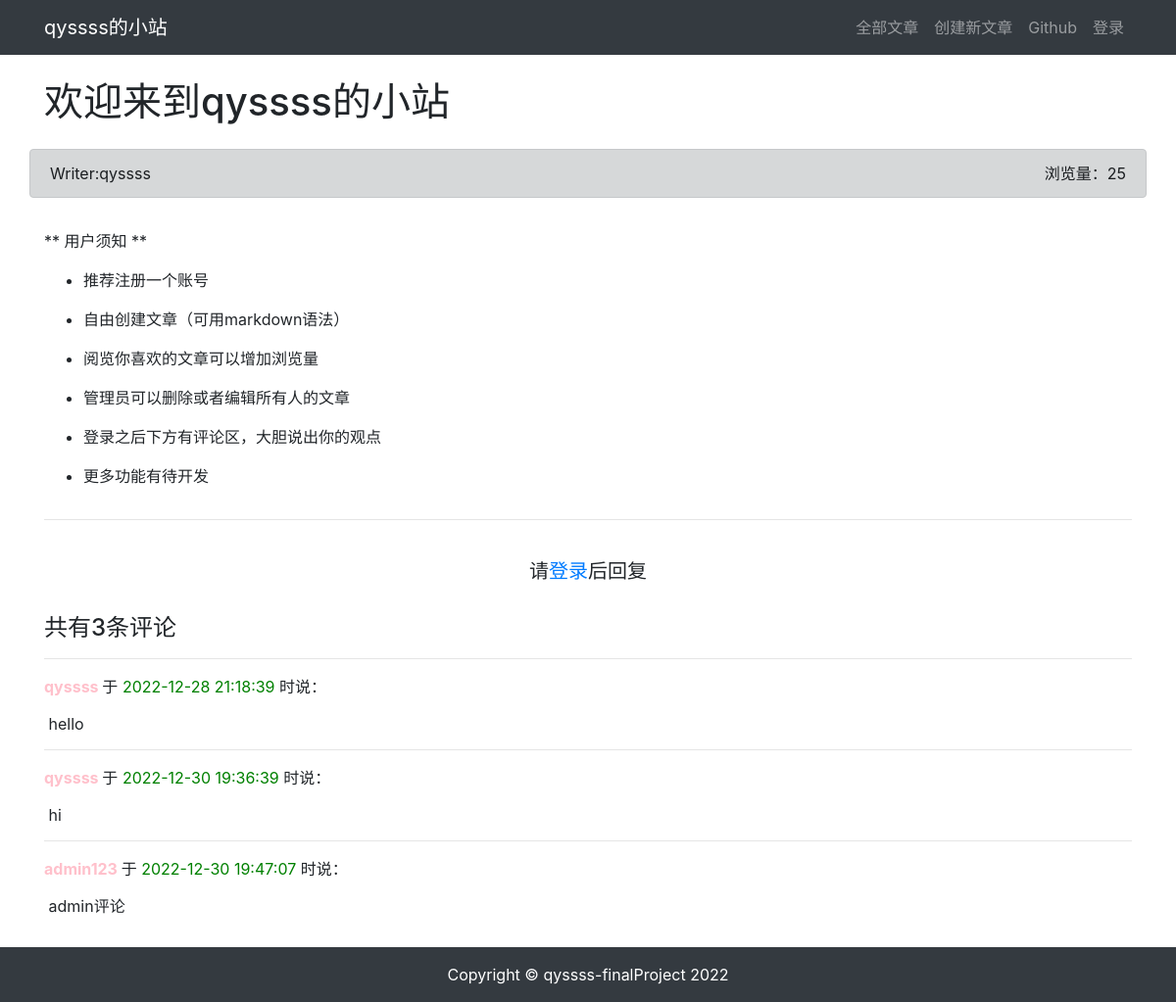
Screenshot of /article/article-detail/29/ with the database file from the repository.
### article/models.py (models this page shows, shortened)
class ArticlePost(models.Model):
    author = models.ForeignKey(User, on_delete=models.CASCADE)
    title = models.CharField(max_length=100)
    body = models.TextField()
    created = models.DateTimeField(default=timezone.now)
    updated = models.DateTimeField(auto_now=True)
    total_views = models.PositiveIntegerField(default=0)
    class Meta:
        ordering = ('-created',)

### comment/models.py (models this page shows, shortened)
class Comment(models.Model):
    article = models.ForeignKey(
        ArticlePost,
        on_delete=models.CASCADE,
        related_name='comments'
    )
    user = models.ForeignKey(
        User,
        on_delete=models.CASCADE,
        related_name='comments'
    )
    body = models.TextField()
    created = models.DateTimeField(auto_now_add=True)
    class Meta:
        ordering = ('created',)

### article/views.py (the view)
# urls.py: path('article-detail/<int:id>/', views.article_detail, name='article_detail'),
def article_detail(request, id):
    article = ArticlePost.objects.get(id=id)
    article.total_views += 1
    article.save(update_fields=['total_views'])
    comments = Comment.objects.filter(article=id)
    article.body = markdown.markdown(article.body,
                                     extensions=[
                                         'markdown.extensions.extra',
                                         'markdown.extensions.codehilite',
                                     ])
    context = {'article': article, 'comments': comments}
    return render(request, 'article/detail.html', context)

### templates/article/detail.html (shortened to what this page needs)
{% extends "base.html" %}
{% load staticfiles %}
{% block content %}
<div class="container">
    <div class="row">
        <h1 class="col-12 mt-4 mb-4">{{ article.title }}</h1>
        <div class="col-12 alert alert-dark" style="display:flex;justify-content:space-between;">
            <div>
                Writer:{{ article.author }}
            </div>
            <div>
                浏览量：{{ article.total_views }}
            </div>
        </div>
        <div class="col-12">
           <p>{{ article.body|safe }}</p>
        </div>
    </div>
    <hr>
    {% if user.is_authenticated %}
        <div>
            <form
                action="{% url 'comment:post_comment' article.id %}"
                method="POST"
            >
            {% csrf_token %}
                <div class="form-group">
                    <label for="body">
                        <strong>
                            评论区:
                        </strong>
                    </label>
                    <textarea
                        type="text"
                        class="form-control"
                        id="body"
                        name="body"
                        rows="2"></textarea>
                </div>
                <button type="submit" class="btn btn-outline-dark ">评论</button>
            </form>
        </div>
        <br>
    {% else %}
        <br>
        <h5 class="row justify-content-center">
            请<a href="{% url 'userprofile:login' %}">登录</a>后回复
        </h5>
        <br>
    {% endif %}
    <h4>共有{{ comments.count }}条评论</h4>
    <div>
        {% for comment in comments %}
            <hr>
            <p>
                <strong style="color: pink">
                    {{ comment.user }}
                </strong> 于
                <span style="color: green">
                    {{ comment.created|date:"Y-m-d H:i:s" }}
                </span> 时说：
            </p>
            <pre style="font-family: inherit; font-size: 1em;"> {{ comment.body }} </pre>
        {% endfor %}
    </div>
</div>
{% endblock content %}

### static/md_css/monokai.css (style rules this page uses)
pre { line-height: 125%; }

### rows the page displays
ArticlePost: title "欢迎来到qyssss的小站", author "qyssss", total_views "25", body "** 用户须知 ** 推荐注册一个账号 自由创建文章（可用markdown语法） 阅览你喜欢的文章可以增加浏览量 管理员可以删除或者编辑所有人的文章 登录之后下方有评论区，大胆说出你的观点 更多功能有待开发"
Comment: user "qyssss", created "2022-12-28 21:18:39", body "hello"
Comment: user "qyssss", created "2022-12-30 19:36:39", body "hi"
Comment: user "admin123", created "2022-12-30 19:47:07", body "admin评论"

### other values shown
{{ comments.count }} "3"
